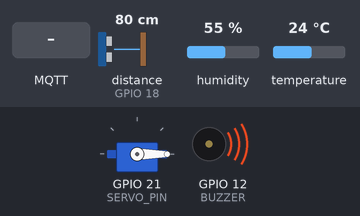
A sketch run on a simulated ESP32. Shown: servo, buzzer (waves = sounding, pin HIGH). Wiring (inferred from the names in the program): ultrasonic range finder: trigger GPIO 5; echo GPIO 18. The test bench sets the inputs (shaded band); at power-on: distance to the obstacle (sensor on GPIO 18) 80 cm, humidity 55 %, temperature 24 °C. The echo pulse lasts 58.3 µs per cm; WiFi joins after 1.5 s; servers stay silent unless stated; no MQTT or app messages arrive unless stated; pins used as bus, display or sensor lines are not drawn; what the sketch prints to the serial monitor is not drawn.

Above: at 1.66 s.
2.8 s: MQTT message "ON" arrives on the first subscribed topic
At 4.9 s:
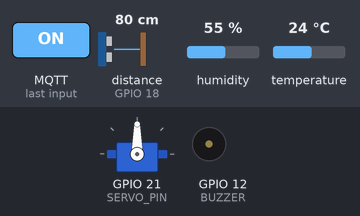
6.8 s: MQTT message "OFF" arrives on the second subscribed topic
At 8.8 s:
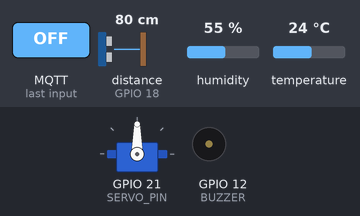
9.1 s: MQTT message "OFF" arrives on the first subscribed topic
At 10.0 s:
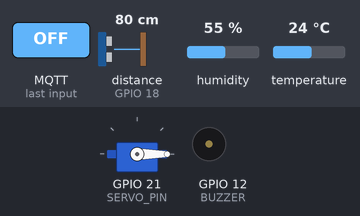
Timing chart, 0 to 12.1 s (numbered marks = the images above; inputs shaded):
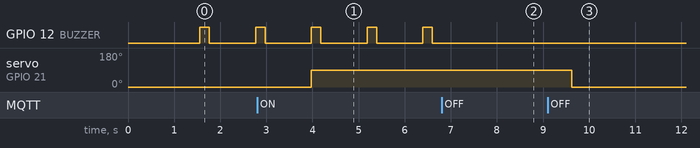

Measured:
- after the input at 2.8 s, servo on GPIO 21 (SERVO_PIN): 0° → 90° after 1.2 s
- after the input at 6.8 s, GPIO 12 (BUZZER): stops changing and stays LOW
- after the input at 9.1 s, servo on GPIO 21 (SERVO_PIN): 90° → 0° after 0.52 s
- by itself, GPIO 12 (BUZZER): alternates HIGH for 0.20 s and LOW for 1.0 s

The sketch:

IOT_PA_A8.ino
```cpp
#include <WiFi.h>
#include <HTTPClient.h>
#include <DHT.h>
#include <ESP32Servo.h>
#include <PubSubClient.h>

const char* ssid = "ball";
const char* password = "tplu1234";

// MQTT
const char* mqtt_server = "broker.emqx.io";

WiFiClient espClient;
PubSubClient client(espClient);

// Telegram
String botToken = "8637281652:AAFmsUcdY_VbknK4TgyQuEfE25vNEKQxwnc";
String chatID = "-1003803563175";

// Pin
#define TRIG 5
#define ECHO 18

#define BUZZER 12

#define DHTPIN 25
#define DHTTYPE DHT22

#define SERVO_PIN 21

DHT dht(DHTPIN, DHTTYPE);
Servo servo;

long duration;
float distance;
float suhu;

bool notifSent = false;
bool buzzerEnabled = true;
bool distanceNotifSent = false;

// MQTT Callback
void callback(char* topic, byte* payload, unsigned int length) {

  String message = "";

  for (int i = 0; i < length; i++) {
    message += (char)payload[i];
  }

  Serial.print("Message: ");
  Serial.println(message);

  // Kontrol servo
  if (String(topic) == "vyn/iot/control1") {

    if (message == "ON") {
      servo.write(90);
      Serial.println("Servo Open");
    }

    else if (message == "OFF") {
      servo.write(0);
      Serial.println("Servo Close");
    }
  }

  if (String(topic) == "vyn/iot/buzzer") {

    if (message == "ON") {
      buzzerEnabled = true;
      Serial.println("Buzzer Enabled");
    }

    else if (message == "OFF") {
      buzzerEnabled = false;
      noTone(BUZZER);
      Serial.println("Buzzer Disabled");
    }
  }
}

// Reconnect mqtt
void reconnect() {

  while (!client.connected()) {

    Serial.print("Connecting MQTT...");

    if (client.connect("ESP32Garage")) {

      Serial.println("Connected");

      client.subscribe("vyn/iot/control1");
      client.subscribe("vyn/iot/buzzer");

    } else {

      Serial.print("Failed, rc=");
      Serial.print(client.state());
      delay(2000);
    }
  }
}

void setup() {

  Serial.begin(115200);

  pinMode(TRIG, OUTPUT);
  pinMode(ECHO, INPUT);

  pinMode(BUZZER, OUTPUT);

 servo.setPeriodHertz(50);
 servo.attach(SERVO_PIN, 500, 2400);
 servo.write(0);

  dht.begin();

  WiFi.begin(ssid, password);

  Serial.print("Connecting WiFi");

  while (WiFi.status() != WL_CONNECTED) {
    delay(500);
    Serial.print(".");
  }

  Serial.println(" Connected!");

  // mqtt
  client.setServer(mqtt_server, 1883);
  client.setCallback(callback);
}

void loop() {

  if (!client.connected()) {
    reconnect();
  }

  client.loop();

  // Ultrasonik
  digitalWrite(TRIG, LOW);
  delayMicroseconds(2);

  digitalWrite(TRIG, HIGH);
  delayMicroseconds(10);

  digitalWrite(TRIG, LOW);

  duration = pulseIn(ECHO, HIGH);

  distance = duration * 0.034 / 2;

  // Buzzer
  if (buzzerEnabled) {

    if (distance > 100) {
      digitalWrite(BUZZER, HIGH);
      delay(400);
      digitalWrite(BUZZER, LOW);
    }

    else if (distance > 30) {
      digitalWrite(BUZZER, HIGH);
      delay(200);
      digitalWrite(BUZZER, LOW);
      distanceNotifSent = false;
    }

    else {
      digitalWrite(BUZZER, HIGH);
      delay(50);
      digitalWrite(BUZZER, LOW);

      if (!distanceNotifSent) {

        String pesan =
          "WARNING!%0AMobil terlalu dekat dengan tembok!%0AJarak: "
          + String(distance) + "%20cm";

        sendTelegram(pesan);

        distanceNotifSent = true;
      }
    }

  } else {

    noTone(BUZZER);

  }

  // suhu
  suhu = dht.readTemperature();

  // mqtt publish
  client.publish("vyn/iot/suhu", String(suhu).c_str());
  client.publish("vyn/iot/jarak", String(distance).c_str());

  // Telegram
  if (suhu >= 25 && !notifSent) {

    sendTelegram("⚠️ Suhu garasi tinggi: " + String(suhu) + "°C");

    notifSent = true;
  }

  if (suhu < 25) {
    notifSent = false;
  }

  Serial.print("Jarak: ");
  Serial.print(distance);

  Serial.print(" cm | Suhu: ");
  Serial.println(suhu);

  delay(1000);
}

void sendTelegram(String message) {

  if (WiFi.status() == WL_CONNECTED) {

    HTTPClient http;

    message.replace(" ", "%20");
    message.replace("\n", "%0A");

    String url =
      "https://api.telegram.org/bot" + botToken +
      "/sendMessage?chat_id=" + chatID +
      "&text=" + message;

    http.begin(url);

    int httpResponseCode = http.GET();

    http.end();
  }
}
```
